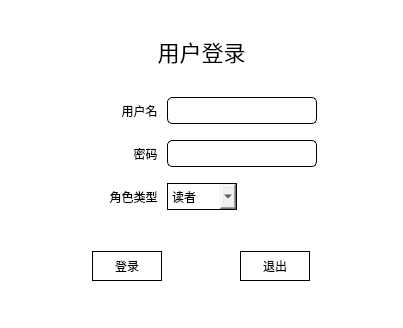
<?xml version="1.0" encoding="UTF-8"?>
<ui version="4.0">
 <class>login</class>
 <widget class="QDialog" name="login">
  <property name="geometry">
   <rect>
    <x>0</x>
    <y>0</y>
    <width>403</width>
    <height>328</height>
   </rect>
  </property>
  <property name="windowTitle">
   <string>图书管理系统</string>
  </property>
  <property name="styleSheet">
   <string notr="true">QDialog#login{background:white}</string>
  </property>
  <layout class="QGridLayout" name="gridLayout">
   <item row="3" column="0">
    <widget class="QLabel" name="label_4">
     <property name="minimumSize">
      <size>
       <width>150</width>
       <height>0</height>
      </size>
     </property>
     <property name="styleSheet">
      <string notr="true">QLabel{font:18px '楷体'}</string>
     </property>
     <property name="text">
      <string>角色类型 </string>
     </property>
     <property name="alignment">
      <set>Qt::AlignRight|Qt::AlignTrailing|Qt::AlignVCenter</set>
     </property>
    </widget>
   </item>
   <item row="1" column="0">
    <widget class="QLabel" name="label_2">
     <property name="minimumSize">
      <size>
       <width>150</width>
       <height>0</height>
      </size>
     </property>
     <property name="styleSheet">
      <string notr="true">QLabel{font:18px '楷体'}</string>
     </property>
     <property name="text">
      <string>用户名 </string>
     </property>
     <property name="alignment">
      <set>Qt::AlignRight|Qt::AlignTrailing|Qt::AlignVCenter</set>
     </property>
    </widget>
   </item>
   <item row="0" column="0" colspan="3">
    <widget class="QLabel" name="title">
     <property name="maximumSize">
      <size>
       <width>16777215</width>
       <height>60</height>
      </size>
     </property>
     <property name="styleSheet">
      <string notr="true">QLabel#title{font:22px;}</string>
     </property>
     <property name="text">
      <string>用户登录</string>
     </property>
     <property name="alignment">
      <set>Qt::AlignCenter</set>
     </property>
    </widget>
   </item>
   <item row="2" column="1" colspan="2">
    <widget class="QLineEdit" name="password">
     <property name="minimumSize">
      <size>
       <width>0</width>
       <height>27</height>
      </size>
     </property>
     <property name="maximumSize">
      <size>
       <width>150</width>
       <height>16777215</height>
      </size>
     </property>
     <property name="focusPolicy">
      <enum>Qt::ClickFocus</enum>
     </property>
     <property name="styleSheet">
      <string notr="true">QLineEdit{border-radius:5px;border:1px solid black;min-height:25px;}</string>
     </property>
     <property name="maxLength">
      <number>6</number>
     </property>
     <property name="echoMode">
      <enum>QLineEdit::PasswordEchoOnEdit</enum>
     </property>
    </widget>
   </item>
   <item row="2" column="0">
    <widget class="QLabel" name="label_3">
     <property name="minimumSize">
      <size>
       <width>150</width>
       <height>0</height>
      </size>
     </property>
     <property name="styleSheet">
      <string notr="true">QLabel{font:18px '楷体'}</string>
     </property>
     <property name="text">
      <string>密码 </string>
     </property>
     <property name="alignment">
      <set>Qt::AlignRight|Qt::AlignTrailing|Qt::AlignVCenter</set>
     </property>
    </widget>
   </item>
   <item row="3" column="1" colspan="2">
    <widget class="QComboBox" name="type">
     <property name="minimumSize">
      <size>
       <width>0</width>
       <height>27</height>
      </size>
     </property>
     <property name="maximumSize">
      <size>
       <width>70</width>
       <height>16777215</height>
      </size>
     </property>
     <property name="styleSheet">
      <string notr="true">QComboBox{;border:1px solid black;min-height:25px;}</string>
     </property>
     <item>
      <property name="text">
       <string>读者</string>
      </property>
     </item>
     <item>
      <property name="text">
       <string>管理员</string>
      </property>
     </item>
    </widget>
   </item>
   <item row="1" column="1" colspan="2">
    <widget class="QLineEdit" name="username">
     <property name="minimumSize">
      <size>
       <width>0</width>
       <height>27</height>
      </size>
     </property>
     <property name="maximumSize">
      <size>
       <width>150</width>
       <height>16777215</height>
      </size>
     </property>
     <property name="focusPolicy">
      <enum>Qt::ClickFocus</enum>
     </property>
     <property name="styleSheet">
      <string notr="true">QLineEdit{border-radius:5px;border:1px solid black;min-height:25px;}</string>
     </property>
    </widget>
   </item>
   <item row="4" column="0" colspan="3">
    <widget class="QWidget" name="widget" native="true">
     <property name="maximumSize">
      <size>
       <width>16777215</width>
       <height>80</height>
      </size>
     </property>
     <layout class="QGridLayout" name="gridLayout_2">
      <item row="0" column="0">
       <widget class="QPushButton" name="pushButton">
        <property name="maximumSize">
         <size>
          <width>70</width>
          <height>30</height>
         </size>
        </property>
        <property name="focusPolicy">
         <enum>Qt::NoFocus</enum>
        </property>
        <property name="styleSheet">
         <string notr="true">QPushButton{border:1px solid black}</string>
        </property>
        <property name="text">
         <string>登录</string>
        </property>
       </widget>
      </item>
      <item row="0" column="1">
       <widget class="QPushButton" name="pushButton_2">
        <property name="maximumSize">
         <size>
          <width>70</width>
          <height>30</height>
         </size>
        </property>
        <property name="focusPolicy">
         <enum>Qt::NoFocus</enum>
        </property>
        <property name="styleSheet">
         <string notr="true">QPushButton{border:1px solid black}</string>
        </property>
        <property name="text">
         <string>退出</string>
        </property>
       </widget>
      </item>
     </layout>
    </widget>
   </item>
  </layout>
 </widget>
 <resources/>
 <connections/>
</ui>
